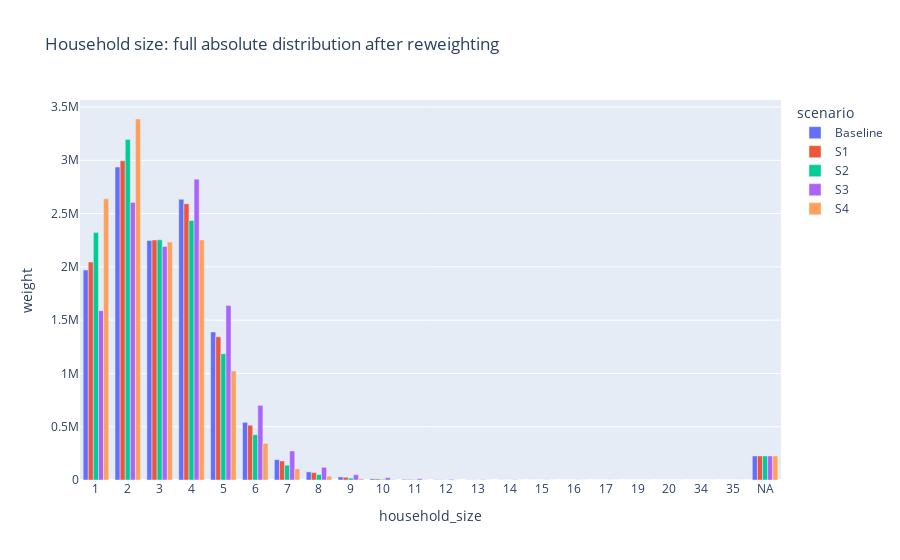

The notebook cell saved with this chart:
### Code cell
df_plot = df_households.copy()
df_plot["household_size"] = df_plot["household_size"].astype(str).replace({ str(NA): "NA" })

px.bar(
    df_plot, x = "household_size", y = "weight", color = "scenario", barmode = "group",
    title = "Household size: full absolute distribution after reweighting")

### Figure 1 — Plotly figure (JSON) as saved in the notebook; plotly's stock layout.template omitted (floating-point values rounded to 4 significant figures)
{"data": [{"alignmentgroup": "True", "hovertemplate": "scenario=Baseline<br>household_size=%{x}<br>weight=%{y}<extra></extra>", "legendgroup": "Baseline", "marker": {"color": "#636efa", "pattern": {"shape": ""}}, "name": "Baseline", "offsetgroup": "Baseline", "orientation": "v", "showlegend": true, "textposition": "auto", "type": "bar", "x": ["1", "2", "3", "4", "5", "6", "7", "8", "9", "10", "11", "12", "13", "14", "15", "16", "17", "19", "20", "34", "35", "NA"], "xaxis": "x", "y": [1970000.0, 2937000.0, 2247000.0, 2634000.0, 1389000.0, 540700.0, 191400.0, 75970.0, 28810.0, 11440.0, 5700.0, 2801.0, 1506.0, 874.9, 444.0, 300.8, 211.8, 53.82, 54.18, 60.54, 87.74, 225400.0], "yaxis": "y"}, {"alignmentgroup": "True", "hovertemplate": "scenario=S1<br>household_size=%{x}<br>weight=%{y}<extra></extra>", "legendgroup": "S1", "marker": {"color": "#EF553B", "pattern": {"shape": ""}}, "name": "S1", "offsetgroup": "S1", "orientation": "v", "showlegend": true, "textposition": "auto", "type": "bar", "x": ["1", "2", "3", "4", "5", "6", "7", "8", "9", "10", "11", "12", "13", "14", "15", "16", "17", "19", "20", "34", "35", "NA"], "xaxis": "x", "y": [2045000.0, 2996000.0, 2252000.0, 2593000.0, 1343000.0, 513700.0, 178600.0, 69660.0, 25950.0, 10120.0, 4954.0, 2392.0, 1263.0, 721.0, 359.4, 239.2, 165.5, 41.31, 40.85, 44.85, 63.85, 225400.0], "yaxis": "y"}, {"alignmentgroup": "True", "hovertemplate": "scenario=S2<br>household_size=%{x}<br>weight=%{y}<extra></extra>", "legendgroup": "S2", "marker": {"color": "#00cc96", "pattern": {"shape": ""}}, "name": "S2", "offsetgroup": "S2", "orientation": "v", "showlegend": true, "textposition": "auto", "type": "bar", "x": ["1", "2", "3", "4", "5", "6", "7", "8", "9", "10", "11", "12", "13", "14", "15", "16", "17", "19", "20", "34", "35", "NA"], "xaxis": "x", "y": [2324000.0, 3194000.0, 2254000.0, 2436000.0, 1185000.0, 425300.0, 138800.0, 50810.0, 17760.0, 6507.0, 2989.0, 1354.0, 671.4, 359.8, 168.3, 105.2, 68.29, 16.0, 14.85, 15.31, 20.46, 225400.0], "yaxis": "y"}, {"alignmentgroup": "True", "hovertemplate": "scenario=S3<br>household_size=%{x}<br>weight=%{y}<extra></extra>", "legendgroup": "S3", "marker": {"color": "#ab63fa", "pattern": {"shape": ""}}, "name": "S3", "offsetgroup": "S3", "orientation": "v", "showlegend": true, "textposition": "auto", "type": "bar", "x": ["1", "2", "3", "4", "5", "6", "7", "8", "9", "10", "11", "12", "13", "14", "15", "16", "17", "19", "20", "34", "35", "NA"], "xaxis": "x", "y": [1589000.0, 2605000.0, 2191000.0, 2823000.0, 1637000.0, 700600.0, 272600.0, 119000.0, 49590.0, 21650.0, 11860.0, 6407.0, 3786.0, 2419.0, 1349.0, 1005.0, 778.0, 217.4, 240.5, 295.5, 470.8, 225400.0], "yaxis": "y"}, {"alignmentgroup": "True", "hovertemplate": "scenario=S4<br>household_size=%{x}<br>weight=%{y}<extra></extra>", "legendgroup": "S4", "marker": {"color": "#FFA15A", "pattern": {"shape": ""}}, "name": "S4", "offsetgroup": "S4", "orientation": "v", "showlegend": true, "textposition": "auto", "type": "bar", "x": ["1", "2", "3", "4", "5", "6", "7", "8", "9", "10", "11", "12", "13", "14", "15", "16", "17", "19", "20", "34", "35", "NA"], "xaxis": "x", "y": [2638000.0, 3387000.0, 2232000.0, 2253000.0, 1023000.0, 343100.0, 104600.0, 35760.0, 11680.0, 3994.0, 1713.0, 725.2, 335.7, 168.0, 73.42, 42.84, 25.98, 5.685, 4.929, 4.744, 5.921, 225400.0], "yaxis": "y"}], "layout": {"barmode": "group", "legend": {"title": {"text": "scenario"}, "tracegroupgap": 0}, "title": {"text": "Household size: full absolute distribution after reweighting"}, "xaxis": {"anchor": "y", "domain": [0, 1], "title": {"text": "household_size"}}, "yaxis": {"anchor": "x", "domain": [0, 1], "title": {"text": "weight"}}}}
